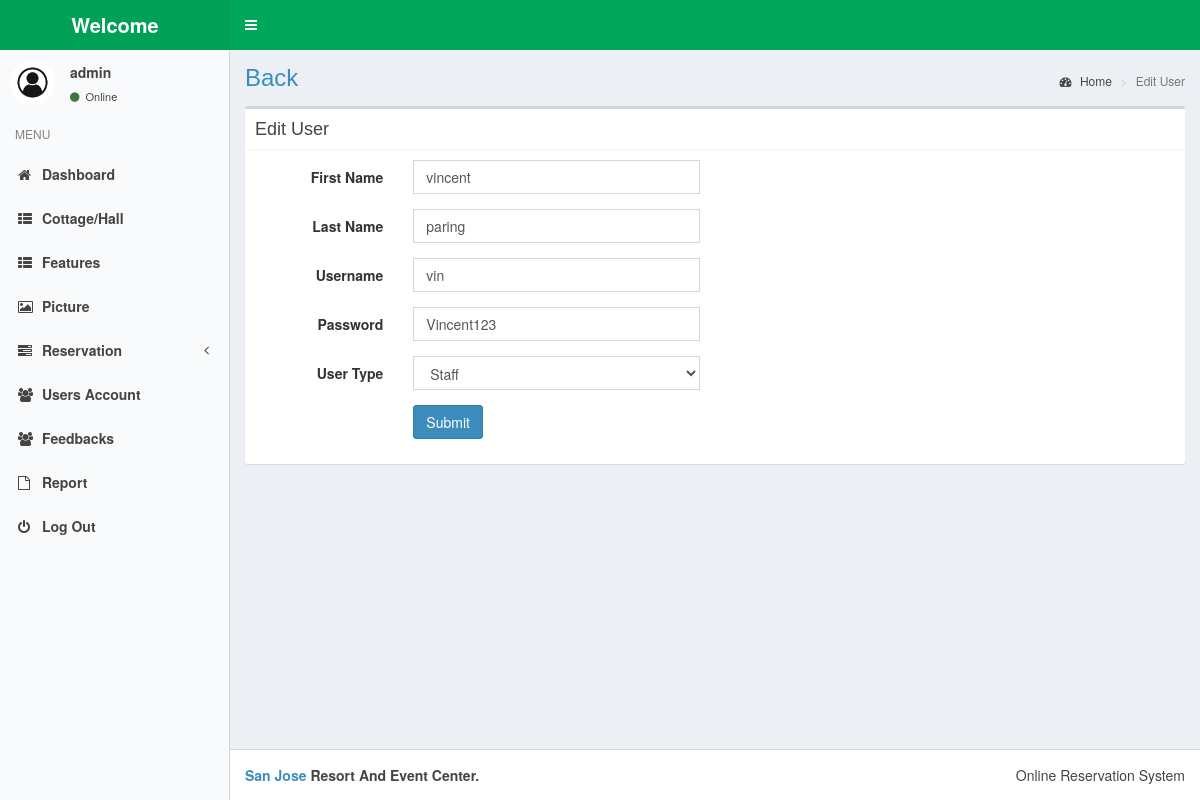
/admin/?users-edit=30 (signed in), run on the app's committed database.
### tables this page shows
CREATE TABLE `user` (
  `user_id` int(250) NOT NULL,
  `fname` varchar(250) NOT NULL,
  `lname` varchar(250) NOT NULL,
  `contact_no` varchar(250) NOT NULL,
  `address` varchar(250) NOT NULL,
  `uname` varchar(250) NOT NULL,
  `pass` varchar(250) NOT NULL,
  `user_type_id` int(250) NOT NULL
);

### admin/view/users.php (the view, shortened to what this page needs)
<?php
 if (isset($_GET["users-edit"])) {?>
     <section class="content-header">
    <h1>
        <a href="?users">Back</a>
    </h1>
    <ol class="breadcrumb">
        <li><a href="#"><i class="fa fa-dashboard"></i> Home</a></li>
        <li class="active">Edit User</li>
    </ol>
</section>
<section class="content container-fluid">
<div class="box box-default">
            <div class="box-header with-border">
              <h3 class="box-title">Edit User</h3>
            </div>
            <?php
             $getid = $_GET["users-edit"];
             $sql = "SELECT * FROM user WHERE `user_id` = '$getid'";
             $query = mysqli_query($con, $sql);
             $fetch = mysqli_fetch_assoc($query);
            ?>
            <form class="form-horizontal" method="post" action="function/function_crud.php">
              <div class="box-body">
                <div class="row">
                    <div class="col-md-6">
                        <div class="form-group">
                            <label class="col-sm-4 control-label">First Name</label>
                            <div class="col-sm-8">
                                <input type="text" class="form-control" value="<?php echo $fetch["fname"]?>" name="fname">
                            </div>
                        </div>
                        <div class="form-group">
                            <label class="col-sm-4 control-label">Last Name</label>
                            <div class="col-sm-8">
                                <input type="text" class="form-control" value="<?php echo $fetch["lname"]?>" name="lname">
                            </div>
                        </div>
                        <div class="form-group">
                            <label class="col-sm-4 control-label">Username</label>
                            <div class="col-sm-8">
                                <input type="text" class="form-control" value="<?php echo $fetch["uname"]?>" name="uname">
                            </div>
                        </div>
                        <div class="form-group">
                            <label class="col-sm-4 control-label">Password</label>
                            <div class="col-sm-8">
                                <input type="text" class="form-control" value="<?php echo $fetch["pass"]?>" name="pass">
                            </div>
                        </div>
                        <div class="form-group">
                            <label class="col-sm-4 control-label">User Type</label>
                            <div class="col-sm-8">
                                <select id="" class="form-control" name="utype">
                                    <option value="4">Staff</option>
                                </select>
                            </div>
                        </div>
                        <div class="form-group">
                            <label class="col-sm-4 control-label"></label>
                            <div class="col-sm-8">
                                <button type="submit" class="btn btn-primary" name="updateuser">Submit</button>
                            </div>
                        </div>
                    </div>
                    <div class="col-md-6">
                    </div>
                </div>
              </div>
            </form>
          </div>
</section>
 <?php }

### admin/css/skin-green-light.css (style rules this page uses)
.skin-green-light .content-header { background: transparent; }

### data on the page
user: fname "vincent", lname "paring", uname "vin", pass "Vincent123"

### other printed values
$_SESSION["admin_uname"] "admin"
